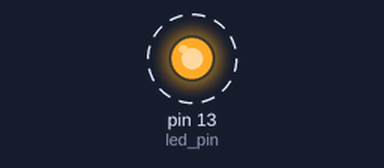
A sketch run on a simulated Arduino Uno, built with avr-gcc and run on an emulated ATmega328P. On the bench: output pins drawn as LEDs (lit = HIGH). Dashed ring = blinking. What the sketch prints to the serial monitor is not drawn.

Above: at 0.5 s.
Timing chart, 0 to 4.6 s (numbered marks = the images above):
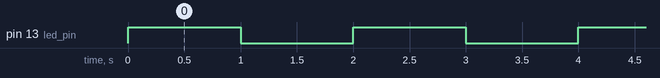

Measured:
- by itself, pin 13 (led_pin): alternates HIGH for 1.0 s and LOW for 1.0 s

The sketch:

Blink.ino
```cpp
int led_pin =13;
void setup() {
  // put your setup code here, to run once:
   Serial.begin(9600);
   Serial.println("Ready..");
   //設定數位13腳號=OUTPUT
   pinMode(led_pin,OUTPUT);
}

void loop() {
  // 數位訊號寫入
  digitalWrite(led_pin,HIGH);
  delay(1000);
  digitalWrite(led_pin,LOW);
  delay(1000);

}
```
